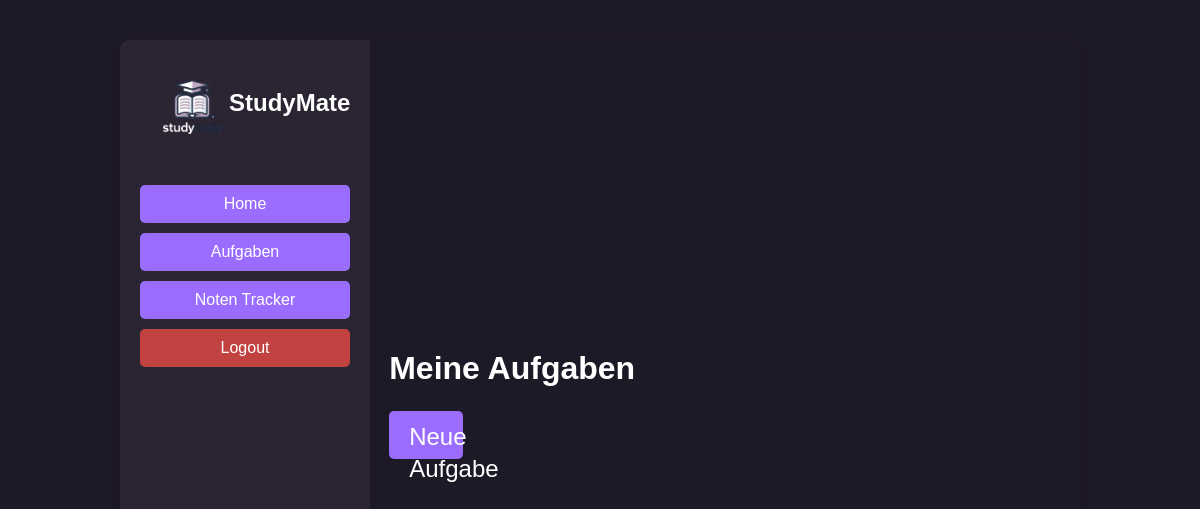
/todos (signed in), run on an earlier commit of the app's database.
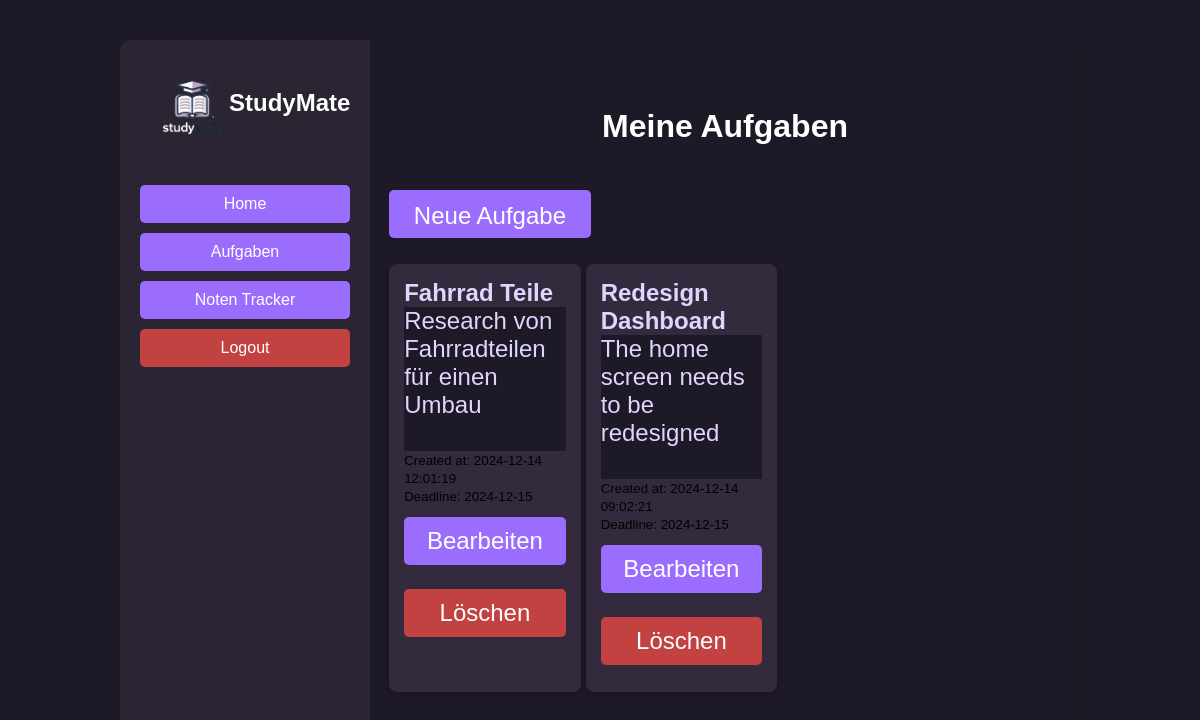
And on a later commit of the database.
### app/models.py (models this page shows)
class ToDo(db.Model):
    id = db.Column(db.Integer, primary_key=True)
    title = db.Column(db.String(100), nullable=False)
    description = db.Column(db.Text, nullable=True)
    created_at = db.Column(db.DateTime, default=db.func.current_timestamp())
    user_id = db.Column(db.Integer, db.ForeignKey('user.id'))
    deadline = db.Column(db.DateTime, nullable=True)

### app/routes.py (the view)
@main.route('/todos')
@login_required
def todos():
    tasks = ToDo.query.filter_by(user_id=current_user.id).order_by(ToDo.created_at.desc()).all()
    return render_template('todos.html', tasks=tasks)

### app/__init__.py (called while the page is built)
@login_manager.user_loader
def load_user(user_id):
    return User.query.get(int(user_id))

### app/templates/todos.html
{% extends "base.html" %}
{% block content %}
<h1>Meine Aufgaben</h1>
    <div class="big_button">
        <a href="{{ url_for('main.add_todo') }}" class="btn btn-primary big_btn" role="button">Neue Aufgabe</a>
    </div>
    <div class="card-container">
            {% for task in tasks %}
        <div class="todo-card">
                <h2>{{ task.title }}</h2>
                <p class="description">{{ task.description }}</p>
                <small>Created at: {{ task.created_at }}</small><br>
                <small>Deadline: {{ task.deadline.strftime('%Y-%m-%d') if task.deadline else 'No deadline set' }}</small>
            <div class="btn_container">
                <form action="{{ url_for('main.edit_todo', task_id=task.id) }}" method="GET" style="display:inline;">
                    <button type="submit" class="btn btn-primary">Bearbeiten</button>
                </form>
                <form action="{{ url_for('main.delete_todo', task_id=task.id) }}" method="POST" style="display:inline;">
                    <button type="submit" class="btn btn-primary btn-delete">Löschen</button>
                </form>
            </div>
        </div>
            {% endfor %}
    </div>
{% endblock %}

What changed in the data, as far as the page shows it:
added ToDo: title "Fahrrad Teile", description "Research von Fahrradteilen für einen Umbau", created_at "2024-12-14 12:01:19", deadline "2024-12-15"
added ToDo: title "Redesign Dashboard", description "The home screen needs to be redesigned", created_at "2024-12-14 09:02:21", deadline "2024-12-15"
